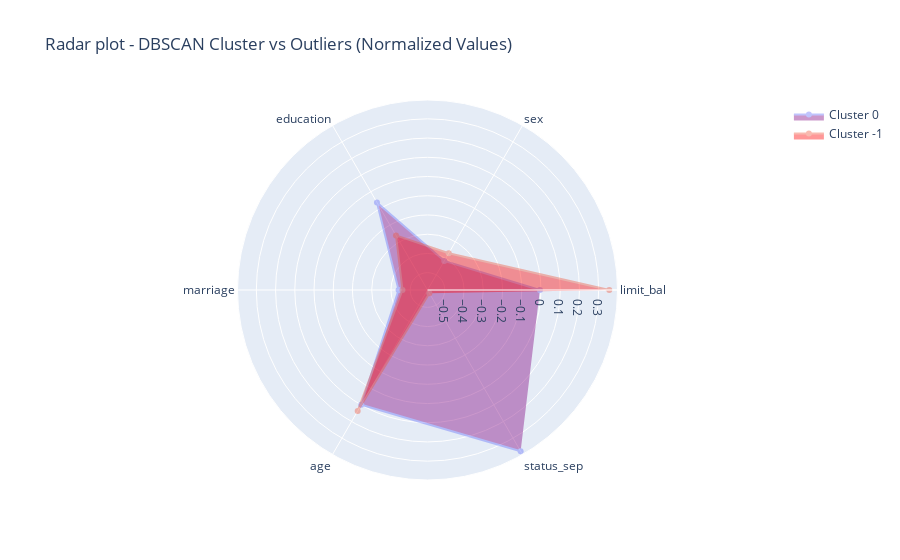

The cell this chart's notebook holds for it:
### Code cell
import plotly.graph_objects as go
import pandas as pd

# Convert X_scaled to a DataFrame with column names
df_scaled = pd.DataFrame(X_scaled, columns=features)
df_scaled['Label'] = clusters

# Separate cluster vs outliers
cluster_labels = [lbl for lbl in sorted(df_scaled['Label'].unique()) if lbl != -1]
colors = ['purple', 'red']  # only 2 traces: cluster and outliers
cluster_names = ['Cluster 0', 'Cluster -1']

attributes_to_plot = features[:6]  # pick first 6 features for clarity

fig = go.Figure()

# Cluster 0
cluster_means = df_scaled[df_scaled['Label']==0][attributes_to_plot].mean().values
fig.add_trace(go.Scatterpolar(
    r=cluster_means,
    theta=attributes_to_plot,
    fill='toself',
    fillcolor=colors[0],
    opacity=0.4,
    name='Cluster 0'
))

# Outliers
outlier_means = df_scaled[df_scaled['Label']==-1][attributes_to_plot].mean().values
fig.add_trace(go.Scatterpolar(
    r=outlier_means,
    theta=attributes_to_plot,
    fill='toself',
    fillcolor=colors[1],
    opacity=0.4,
    name='Cluster -1'
))

fig.update_layout(
    polar=dict(radialaxis=dict(visible=True)),
    showlegend=True,
    title="Radar plot - DBSCAN Cluster vs Outliers (Normalized Values)"
)
fig.show()

### Figure 1 — Plotly figure (JSON) as saved in the notebook; plotly's stock layout.template omitted (floating-point values rounded to 4 significant figures)
{"data": [{"fill": "toself", "fillcolor": "purple", "name": "Cluster 0", "opacity": 0.4, "r": [-0.005603, -0.4157, -0.06448, -0.4397, 0.09881, 0.3785], "theta": ["limit_bal", "sex", "education", "marriage", "age", "status_sep"], "type": "scatterpolar"}, {"fill": "toself", "fillcolor": "red", "name": "Cluster -1", "opacity": 0.4, "r": [0.3553, -0.369, -0.2623, -0.46, 0.1359, -0.5707], "theta": ["limit_bal", "sex", "education", "marriage", "age", "status_sep"], "type": "scatterpolar"}], "layout": {"polar": {"radialaxis": {"visible": true}}, "showlegend": true, "title": {"text": "Radar plot - DBSCAN Cluster vs Outliers (Normalized Values)"}}}
